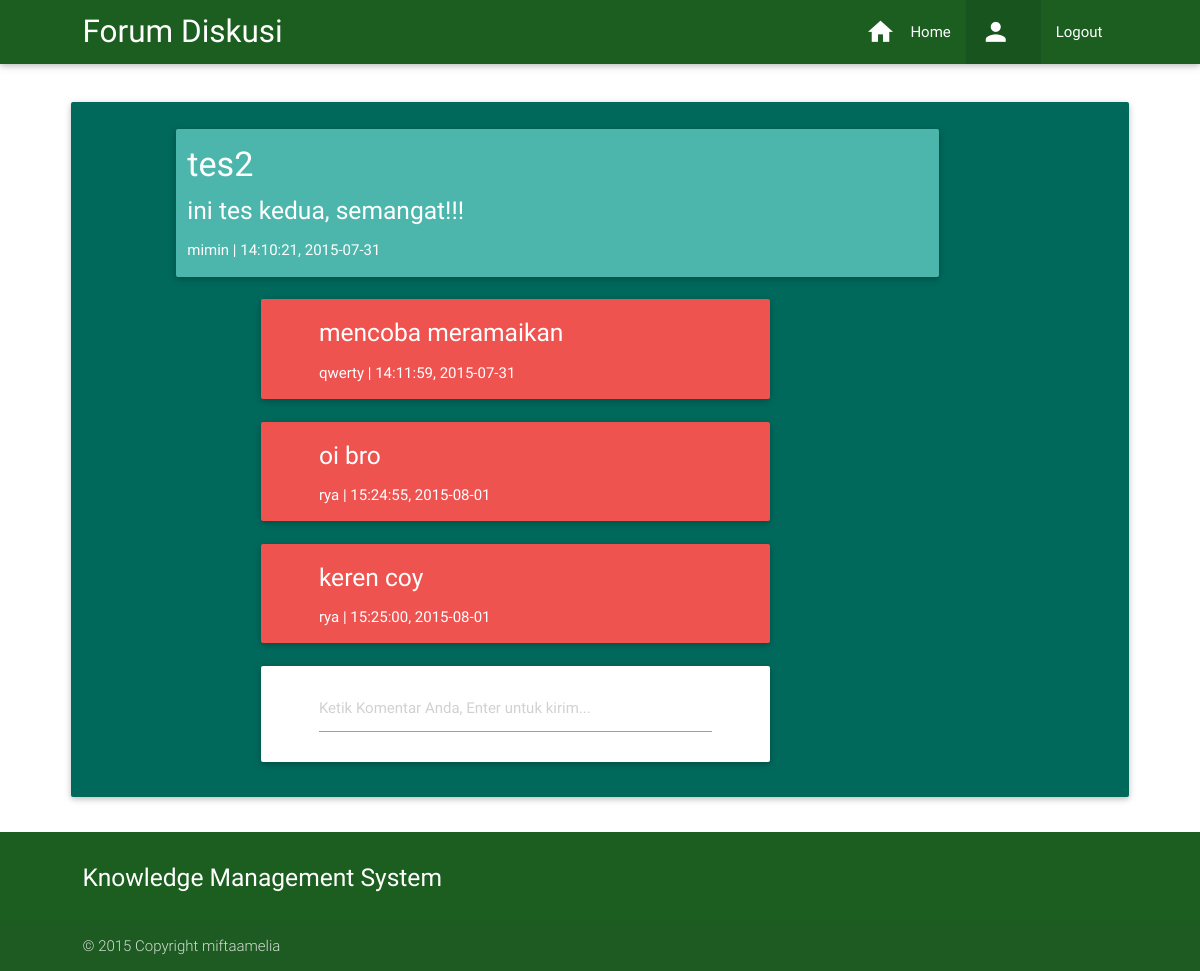
The page /forum/static/tampil.php?id=2 on the database as committed earlier.
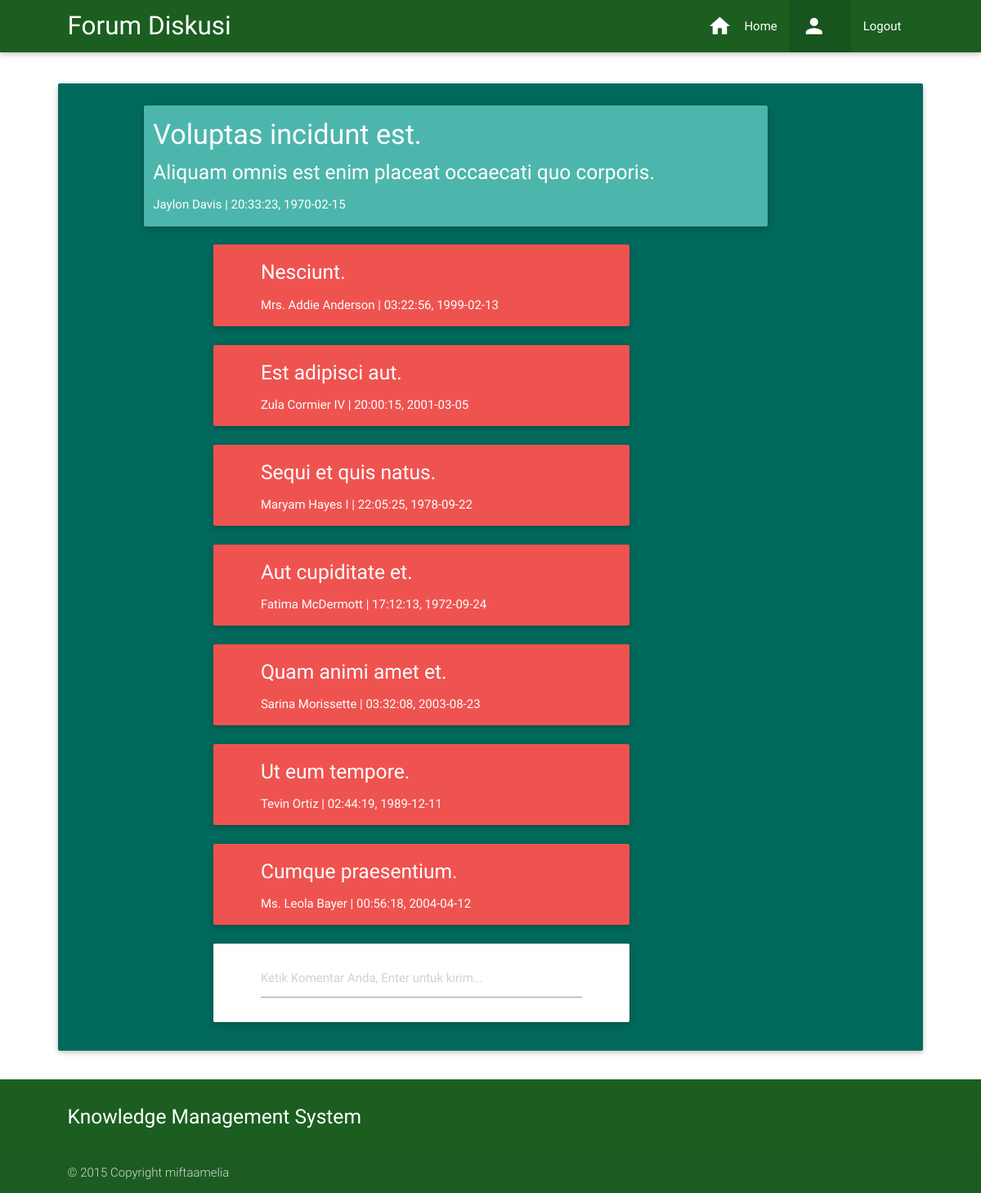
The same page on the database as committed later.
### tables this page shows
CREATE TABLE IF NOT EXISTS `forum` (
  `id` int(11) NOT NULL AUTO_INCREMENT,
  `judul` varchar(50) DEFAULT NULL,
  `isi` text,
  `user` varchar(50) DEFAULT NULL,
  `tgl` date DEFAULT NULL,
  `jam` time DEFAULT NULL,
  PRIMARY KEY (`id`)
);

CREATE TABLE IF NOT EXISTS `forum2` (
  `id` int(11) NOT NULL AUTO_INCREMENT,
  `forum_id` int(11) NOT NULL,
  `komentar` text,
  `user` varchar(50) DEFAULT NULL,
  `tgl` date DEFAULT NULL,
  `jam` time DEFAULT NULL,
  PRIMARY KEY (`id`)
);

### forum/static/tampil.php (the view, shortened to what this page needs)
<?php
$user = $_SESSION['user'];
?>
<html>
  <head>
    <link href="../../asset/css/materialize.min.css" rel="stylesheet">
  </head>
  <body>
    <header>
        <nav class="green darken-4">
            <div class="nav-wrapper container">
                <a class="brand-logo">Forum Diskusi</a>
                <ul id="nav-mobile" class="right hide-on-med-and-down">
          <li><a href="forum.php"><i class="mdi-action-home left"></i>Home</a></li>
          <li class="active"><a><i class="mdi-social-person left"></i><?php echo $user; ?></a></li>
          <li><a href="index.php">Logout</a></li>
          </ul>
            </div>
        </nav>
    </header>
<?php
$id= ($_GET['id']);
$q = "SELECT * FROM forum WHERE id='$id'";
$sql = mysql_query ($q);
$hasil = mysql_fetch_array ($sql);
?>
    <main style="margin-top:30px;" class="container">
  		<div class="card-panel teal darken-3 row">
        <div class="card-panel teal lighten-2 white-text col s9 offset-s1">
          <h4><?php echo $hasil['judul']?></h4>
          <h5><?php echo $hasil['isi']?></h5>
          <p><?php echo $hasil['user']?> | <?php echo $hasil['jam']?>, <?php echo $hasil['tgl']?></p>
        </div>
  <?php
    $q2 = "SELECT * from forum2 WHERE forum_id='$id'";
    $sql = mysql_query ($q2);
    while ($hasil2 = mysql_fetch_array ($sql)) {
  ?>
        <div class="card-panel red lighten-1 col s6 offset-s2 white-text">
          <div class="container" style="margin-top: 20px">
            <h5><?php echo $hasil2['komentar']?></h5>
            <p><?php echo $hasil2['user']?> | <?php echo $hasil2['jam']?>, <?php echo $hasil2['tgl']?></p>
          </div>
        </div>
  <?php } ?>
        <div class="card-panel lighten-2 col s6 offset-s2">
        <form action="simpan.php" method="post">
          <div class="container" style="margin-top: 20px">
              <input type="text" id="komentar" name="komentar" required placeholder="Ketik Komentar Anda, Enter untuk kirim...">
          </div>
        </form>
        </div>
      </div>
    </main>
    <footer class="page-footer green darken-4">
        <div class="container">
            <div class="row">
                <div class="col l6 s12">
                    <h5 class="white-text">Knowledge Management System</h5>
                </div>
            </div>
        </div>
        <div class="footer-copyright">
            <div class="container">
                © 2015 Copyright miftaamelia
            </div>
        </div>
    </footer>
  </body>
</html>

Rows that differ between the two databases and show on the page:
no longer on this page (row edited): forum2: komentar "mencoba meramaikan", user "qwerty", jam "14:11:59", tgl "2015-07-31"
no longer on this page (row edited): forum2: komentar "oi bro", user "rya", jam "15:24:55", tgl "2015-08-01"
no longer on this page (row edited): forum2: komentar "keren coy", user "rya", jam "15:25:00", tgl "2015-08-01"
changed forum: judul "tes2" → "Voluptas incidunt est."; isi "ini tes kedua, semangat!!!" → "Aliquam omnis est enim placeat occaecati quo corporis."; user "mimin" → "Jaylon Davis"; jam "14:10:21" → "20:33:23"; tgl "2015-07-31" → "1970-02-15"
now on this page (row edited): forum2: komentar "Nesciunt.", user "Mrs. Addie Anderson", jam "03:22:56", tgl "1999-02-13"
added forum2: komentar "Est adipisci aut.", user "Zula Cormier IV", jam "20:00:15", tgl "2001-03-05"
added forum2: komentar "Sequi et quis natus.", user "Maryam Hayes I", jam "22:05:25", tgl "1978-09-22"
added forum2: komentar "Aut cupiditate et.", user "Fatima McDermott", jam "17:12:13", tgl "1972-09-24"
added forum2: komentar "Quam animi amet et.", user "Sarina Morissette", jam "03:32:08", tgl "2003-08-23"
added forum2: komentar "Ut eum tempore.", user "Tevin Ortiz", jam "02:44:19", tgl "1989-12-11"
added forum2: komentar "Cumque praesentium.", user "Ms. Leola Bayer", jam "00:56:18", tgl "2004-04-12"
